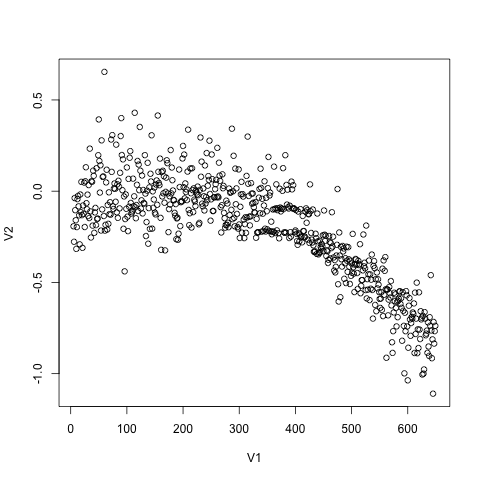

The script that saved this image:

a <-read.csv("trial-final-16-20171229151201.csv", header = FALSE)
plot(a)
png("trial-final-16-20171229151201.csv.png")
plot(a)

